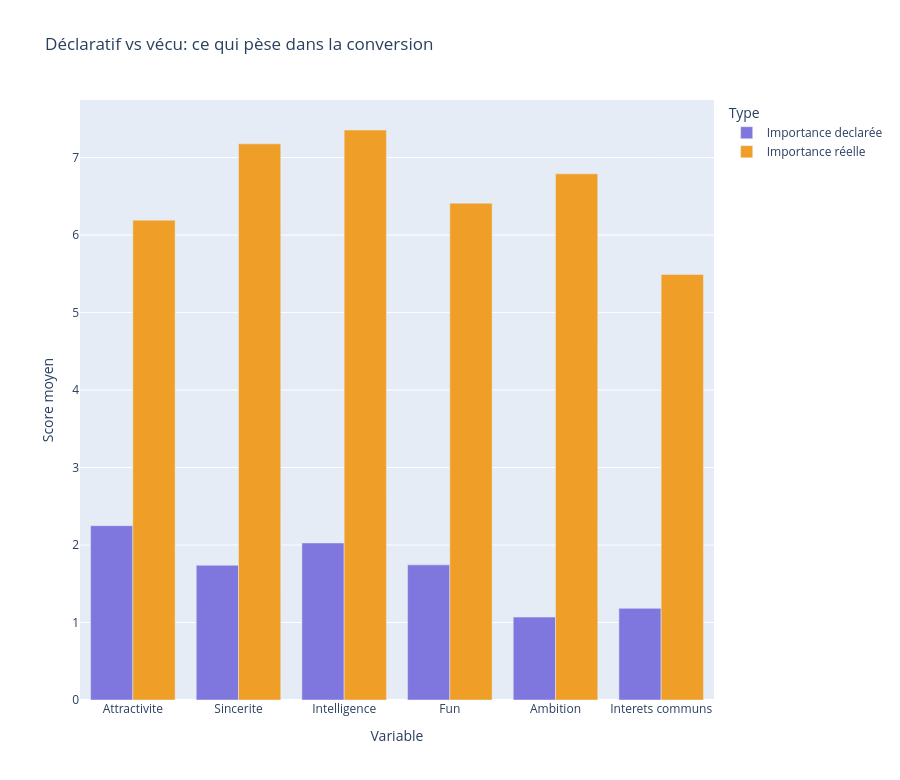

Notebook cell for this chart:
### Markdown cell above
### **2.3 Déclaratif et comportement observé**

Comparer ce qui est annoncé avant la rencontre et ce qui est noté pendant l’échange aide à ajuster les messages.

### Code cell
pairs = [
    ("attr1_1", "attr", "Attractivite"),
    ("sinc1_1", "sinc", "Sincerite"),
    ("intel1_1", "intel", "Intelligence"),
    ("fun1_1", "fun", "Fun"),
    ("amb1_1", "amb", "Ambition"),
    ("shar1_1", "shar", "Interets communs"),
]
rows = []
for dcol, rcol, label in pairs:
    if {dcol, rcol}.issubset(df.columns):
        rows.append({
            "Variable": label,
            "Importance declarée": float(df[dcol].mean()),
            "Importance réelle": float(df[rcol].mean()),
        })
cmp = pd.DataFrame(rows)
cmp_m = cmp.melt(id_vars="Variable", var_name="Type", value_name="Score moyen")

fig_viz_decl_real = px.bar(
    cmp_m,
    x="Variable", y="Score moyen", color="Type", barmode="group",
    title="Déclaratif vs vécu: ce qui pèse dans la conversion",
    color_discrete_map={"Importance declarée": "#7F77DD", "Importance réelle": "#EF9F27"},
)
fig_viz_decl_real.update_layout(height=780)
fig_viz_decl_real.show()
export_viz(fig_viz_decl_real, "declaratif_vs_vecu")

### Figure 1 — Plotly figure (JSON) as saved in the notebook; plotly's stock layout.template omitted (floating-point values rounded to 4 significant figures)
{"data": [{"alignmentgroup": "True", "hovertemplate": "Type=Importance declarée<br>Variable=%{x}<br>Score moyen=%{y}<extra></extra>", "legendgroup": "Importance declarée", "marker": {"color": "#7F77DD", "pattern": {"shape": ""}}, "name": "Importance declarée", "offsetgroup": "Importance declarée", "orientation": "v", "showlegend": true, "textposition": "auto", "type": "bar", "x": ["Attractivite", "Sincerite", "Intelligence", "Fun", "Ambition", "Interets communs"], "xaxis": "x", "y": [2.25, 1.739, 2.027, 1.744, 1.07, 1.184], "yaxis": "y"}, {"alignmentgroup": "True", "hovertemplate": "Type=Importance réelle<br>Variable=%{x}<br>Score moyen=%{y}<extra></extra>", "legendgroup": "Importance réelle", "marker": {"color": "#EF9F27", "pattern": {"shape": ""}}, "name": "Importance réelle", "offsetgroup": "Importance réelle", "orientation": "v", "showlegend": true, "textposition": "auto", "type": "bar", "x": ["Attractivite", "Sincerite", "Intelligence", "Fun", "Ambition", "Interets communs"], "xaxis": "x", "y": [6.193, 7.178, 7.356, 6.412, 6.79, 5.493], "yaxis": "y"}], "layout": {"barmode": "group", "height": 780, "legend": {"title": {"text": "Type"}, "tracegroupgap": 0}, "title": {"text": "Déclaratif vs vécu: ce qui pèse dans la conversion"}, "xaxis": {"anchor": "y", "domain": [0, 1], "title": {"text": "Variable"}}, "yaxis": {"anchor": "x", "domain": [0, 1], "title": {"text": "Score moyen"}}}}
